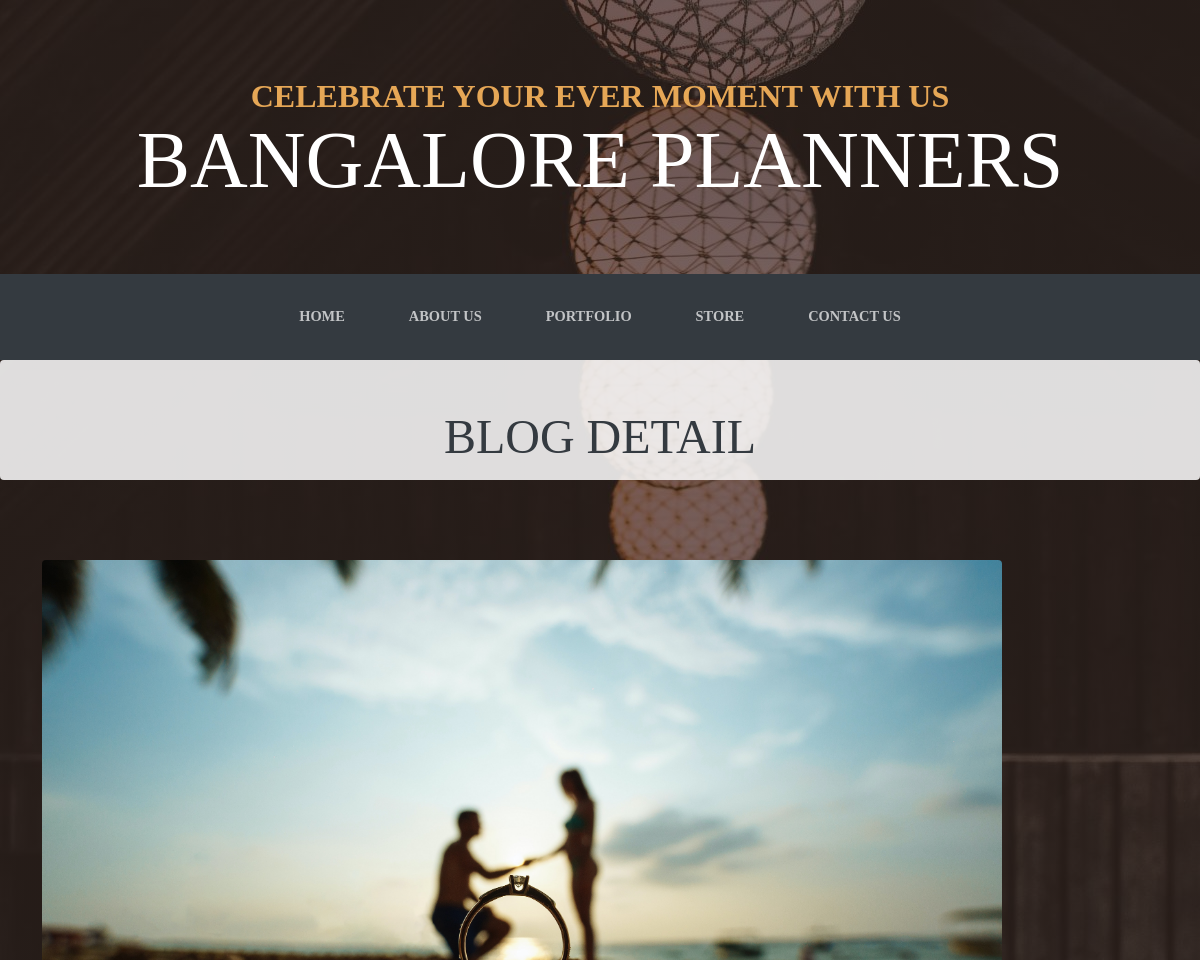
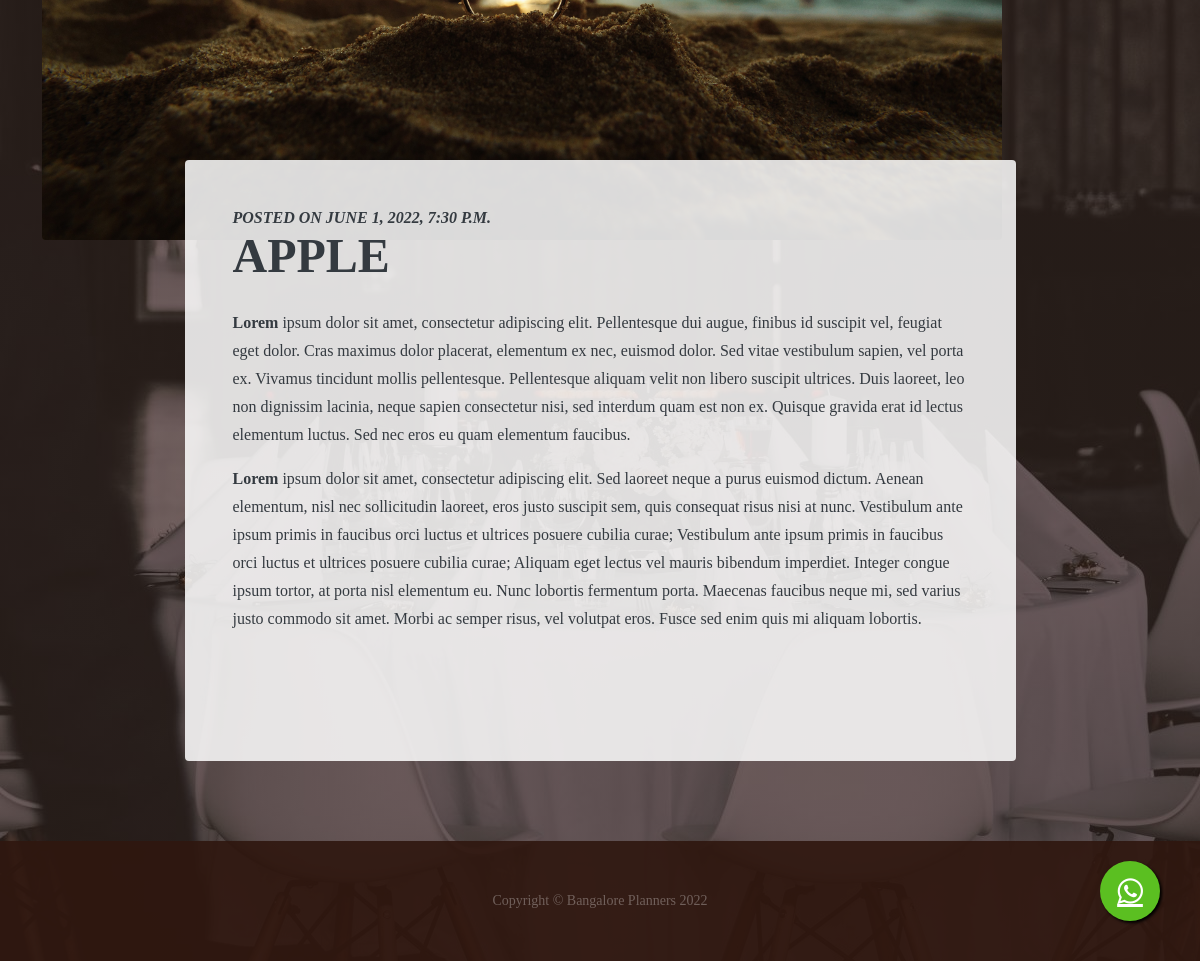
Screenshot of /blog/blog_detail/9/ with the database file from the repository (2 pictures, top to bottom).
### blog/models.py (models this page shows)
class blogs(models.Model):
 category_choice=(
  ('birthday',"birthday"),
  ('anniversary',"anniversary"),
  ('proposal',"proposal"),
  ('party',"party"),
 )
 imgs = models.ImageField(upload_to='media/%Y/%m/')
 title = models.CharField(max_length=255)
 categorys = models.CharField(max_length=255,choices=category_choice)
 body = RichTextField(default='')
 created_date=models.DateTimeField(default=datetime.now,blank=True)
 slug = models.SlugField(null=False,unique=True)
 class Meta:
  ordering = ('-id',)

### blog/views.py (the view)
# urls.py: path('blog_detail/<slug:slug>/', views.blog_detail,name='blog_detail'),
def blog_detail(request,slug):
 blog=get_object_or_404(blogs,pk=slug)
 data = {
  'post' : blog
 }
 return render(request,'webpages/blog_detail.html',data)

### templates/webpages/blog_detail.html (shortened to what this page needs)
{% extends 'base.html' %}
{% load static %}
{% block content %}
<div class="bg-faded rounded p-5" style="height: 120.6px;">
  <h2 class="section-heading mb-4"><span class="section-heading-lower" style="text-align: center;">Blog Detail</span>
  </h2>
</div>
<section class="page-section about-heading">
  <div class="container"><img class="img-fluid rounded about-heading-img mb-3 mb-lg-0" src="{{post.imgs.url}}"
      style="height: 40em;border-radius: 20px;">
    <div class="about-heading-content">
      <div class="row">
        <div class="col-lg-10 col-xl-9 mx-auto">
          <div class="bg-faded rounded p-5">
            <h2 class="section-heading mb-4"><span class="section-heading-upper"
                style="font-weight: bold;font-style: italic;">Posted on {{ post.created_date }}</span><span
                class="section-heading-lower" style="font-weight: bold;">{{post.title}}</span></h2>
            <p class="mb-0"><span>
                {{post.body|safe}}
                <br><br></span></p>
          </div>
        </div>
      </div>
    </div>
  </div>
</section>
<a class="d-md-flex justify-content-md-center align-items-md-center" id="wp" target="_blank"
  style="background-color: #5bbf21;" href="https://wa.me/919481259910"><i
    class="fa fa-whatsapp d-md-flex justify-content-md-center align-items-md-center"></i>
</a>
{% endblock %}

### rows the page displays
blogs: imgs (picture), created_date "JUNE 1, 2022, 7:30 P.M.", title "APPLE", body "Lorem ipsum dolor sit amet, consectetur adipiscing elit. Pellentesque dui augue, finibus id suscipit vel, feugiat eget dolor. Cras maximus dolor placerat, elementum ex nec, euismod dolor. Sed vitae vestibulum sapien, vel porta ex. Vivamus tincidunt mollis pellentesque. Pellentesque aliquam velit non libero suscipit ultrices. Duis laoreet, leo non dignissim lacinia, neque sapien consectetur nisi, sed interdum quam est non ex. Quisque gravida erat id lectus elementum luctus. Sed nec eros eu quam elementum faucibus. Lorem ipsum dolor sit amet, consectetur adipiscing elit. Sed laoreet neque a purus euismod dictum. Aenean elementum, nisl nec sollicitudin laoreet, eros justo suscipit sem, quis…"
